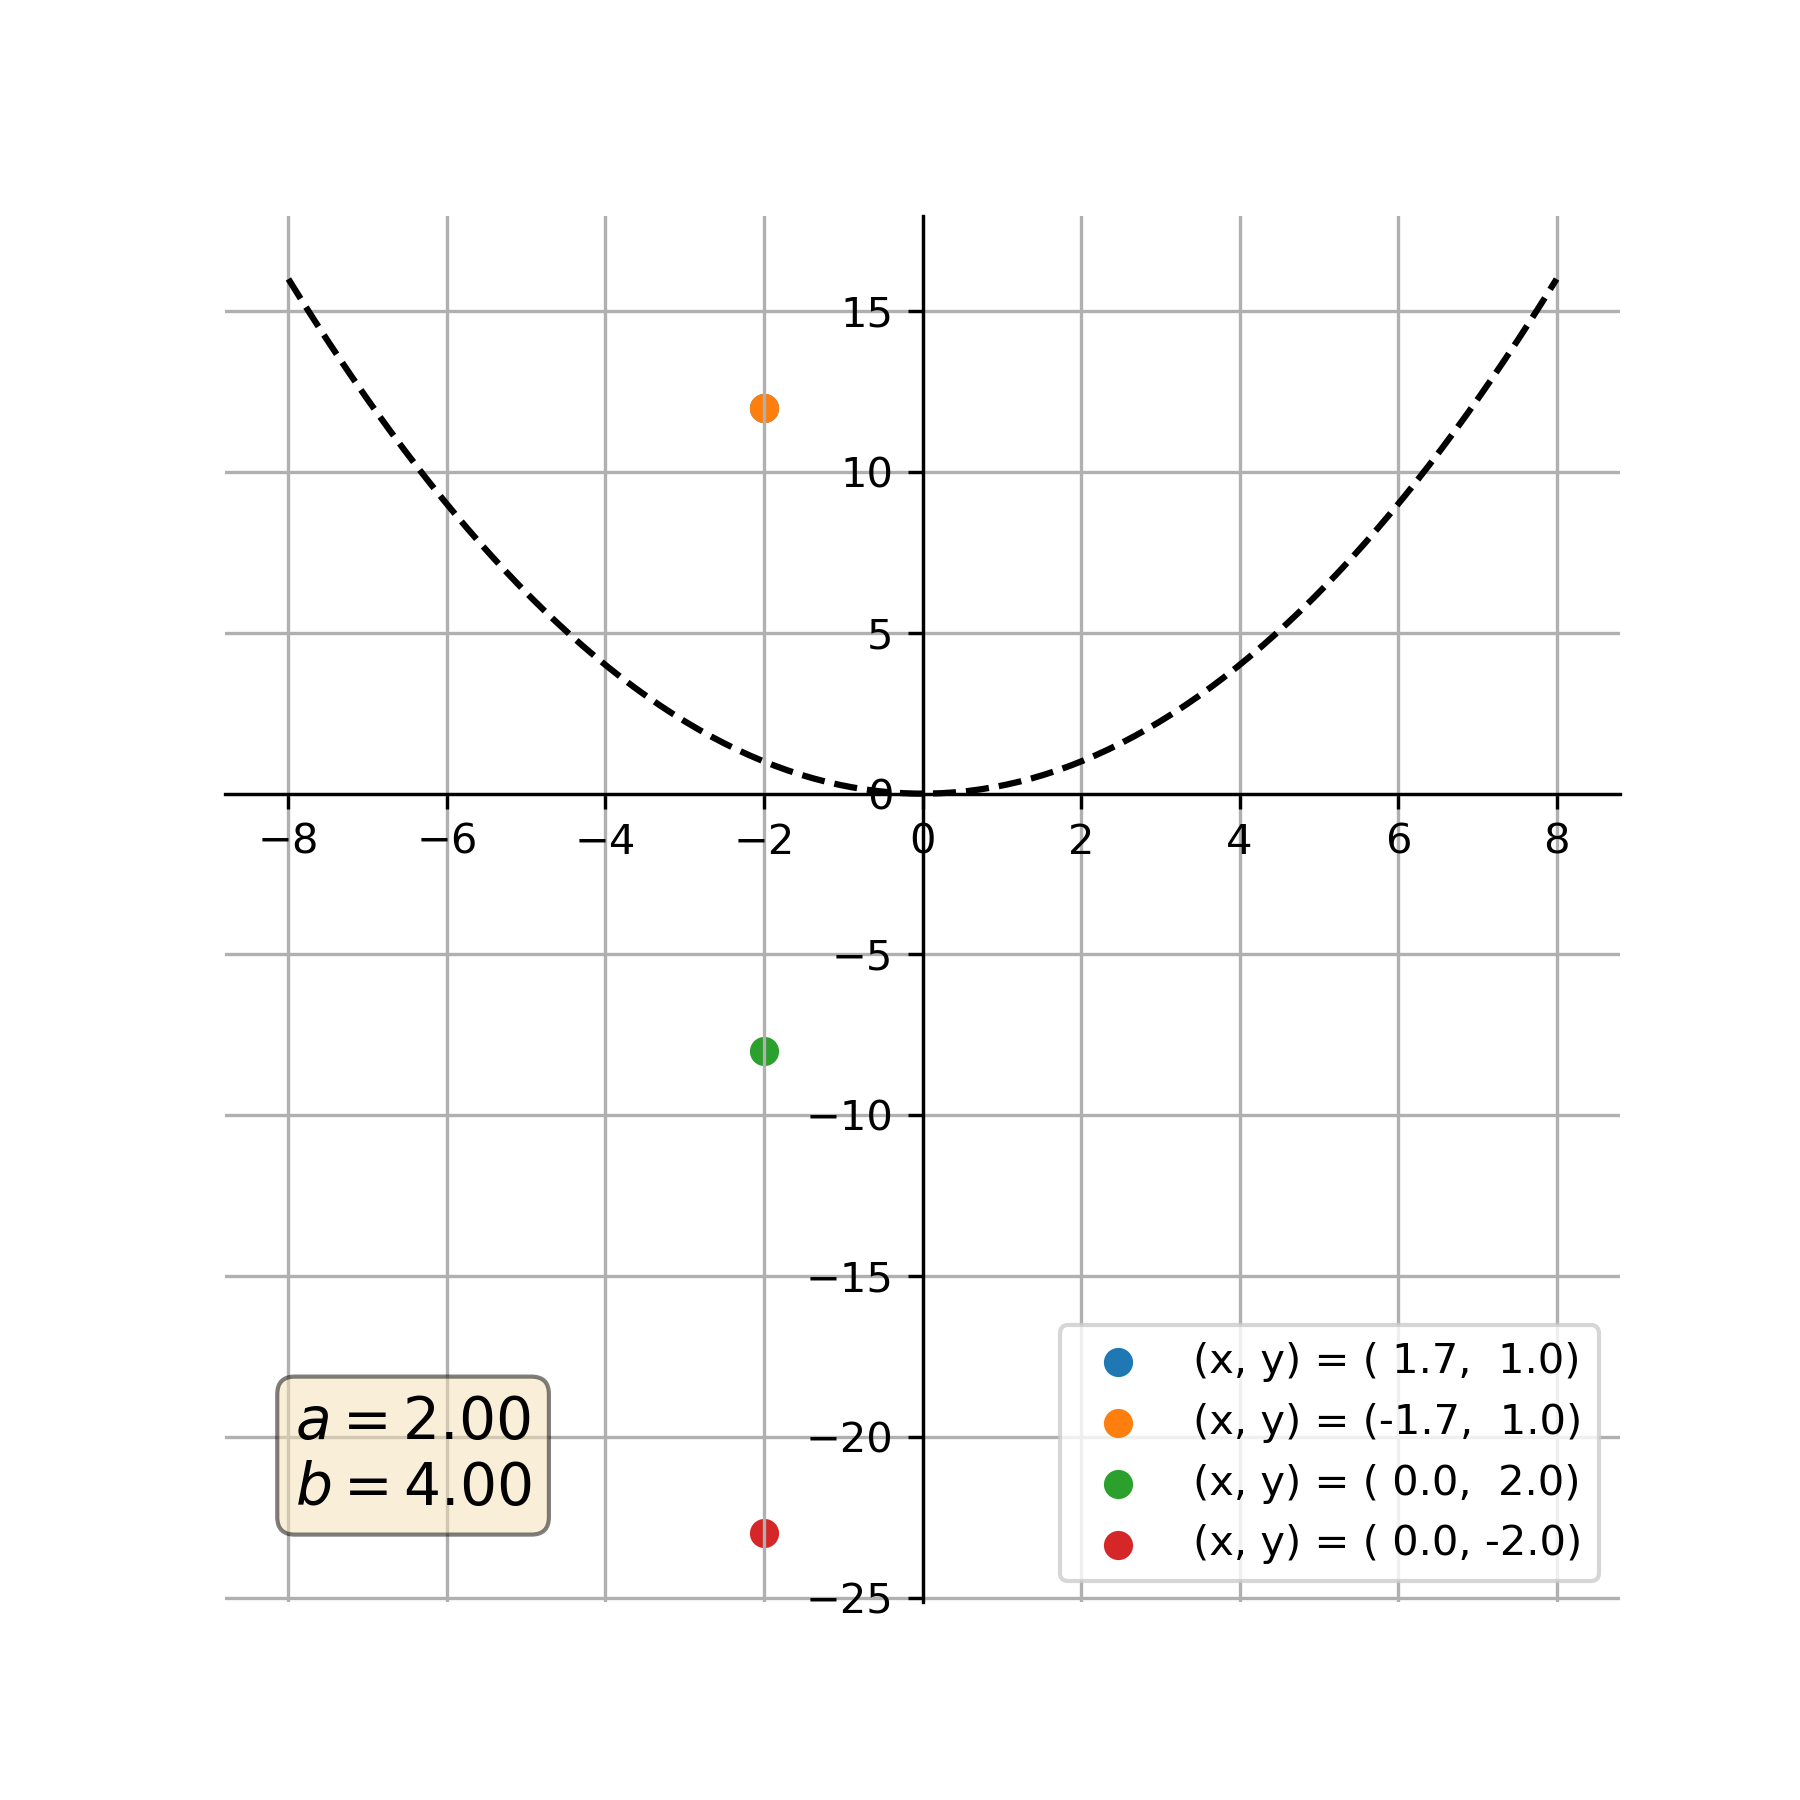

Write the Python code that produced this figure.
# -*- coding: utf-8 -*-
"""
Created on Mon Nov  5 14:13:32 2018

@author: moreaua2
"""

import numpy as np
import matplotlib.pyplot as plt
import sympy as sym

plt.close('all')

# Reading our values from sd_nullclines.py

a, b = np.genfromtxt('params.txt')

fixed_points = np.genfromtxt('fixed_points.txt')


# Declaring our f and g

x, y = sym.var('x, y')

f = -a*x + 2*x*y
g = b - x**2 - y**2

# Turning our np array into a sym matrix

fixed_points = sym.Matrix(fixed_points)

# Initializing our matrix & jacobian

M = sym.Matrix([f, g])
jac = M.jacobian([x, y])

# Calculating our det and trace

char_poly = jac.det()
determs = np.zeros((4, 1))
trace = np.zeros((4, 1))

for i in range(4):
    vals = jac.subs(x, fixed_points[i, 0]).subs(y, fixed_points[i, 1])
    determs[i] = vals.det()
    trace[i] = vals[0, 0] + vals[1, 1]

print(trace)
print(determs)
x = np.linspace(-8, 8, 100)

textstr = '\n'.join((
    r'$a=%.2f$' % (a, ),
    r'$b=%.2f$' % (b, )))
props = dict(boxstyle='round', facecolor='wheat', alpha=0.5)

plt.figure(1, figsize=(6, 6))
plt.plot(x, 0.25*x**2, 'k--')
ax = plt.gca()
ax.spines['bottom'].set_position('zero')
ax.spines['left'].set_position('zero')
ax.spines['top'].set_visible(False)
ax.spines['right'].set_visible(False)
for i in range(4):
    plt.scatter(int(trace[i]), int(determs[i]), 
             label = r"(x, y) = (%4.1f, %4.1f)" % (fixed_points[i, 0], fixed_points[i, 1]))        
plt.grid()
plt.legend()
ax = plt.gca()
ax.text(0.05, 0.15, textstr, transform=ax.transAxes, fontsize=14,
        verticalalignment='top', bbox=props)
plt.savefig("sd_jacobian.png", dpi=300)